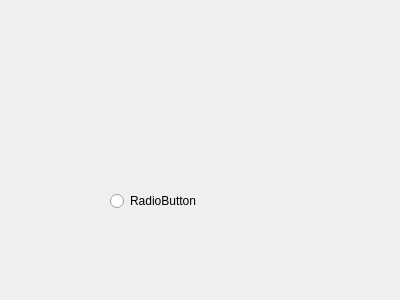
<?xml version="1.0" encoding="UTF-8"?>
<ui version="4.0">
 <class>EditFileTagsDialog</class>
 <widget class="QWidget" name="EditFileTagsDialog">
  <property name="geometry">
   <rect>
    <x>0</x>
    <y>0</y>
    <width>400</width>
    <height>300</height>
   </rect>
  </property>
  <property name="windowTitle">
   <string>Form</string>
  </property>
  <widget class="QRadioButton" name="radioButton">
   <property name="geometry">
    <rect>
     <x>110</x>
     <y>190</y>
     <width>101</width>
     <height>22</height>
    </rect>
   </property>
   <property name="text">
    <string>RadioButton</string>
   </property>
  </widget>
 </widget>
 <resources/>
 <connections/>
</ui>
